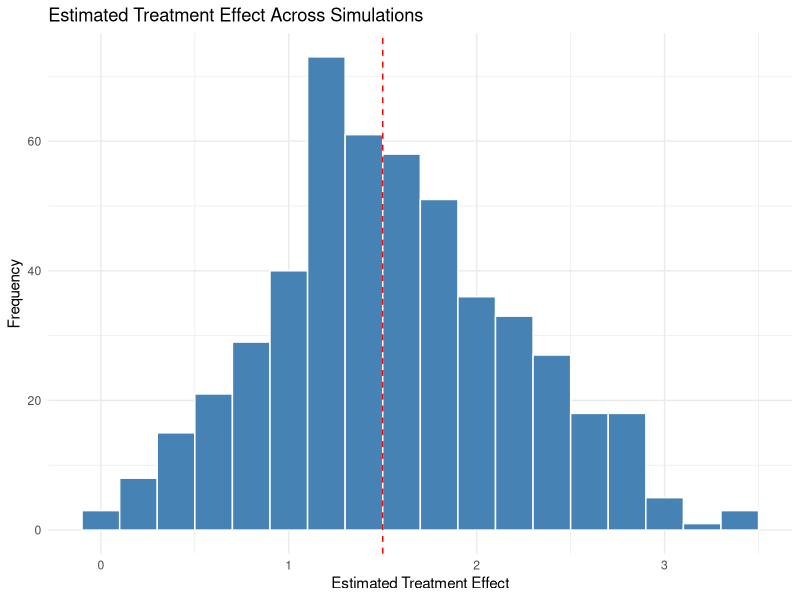
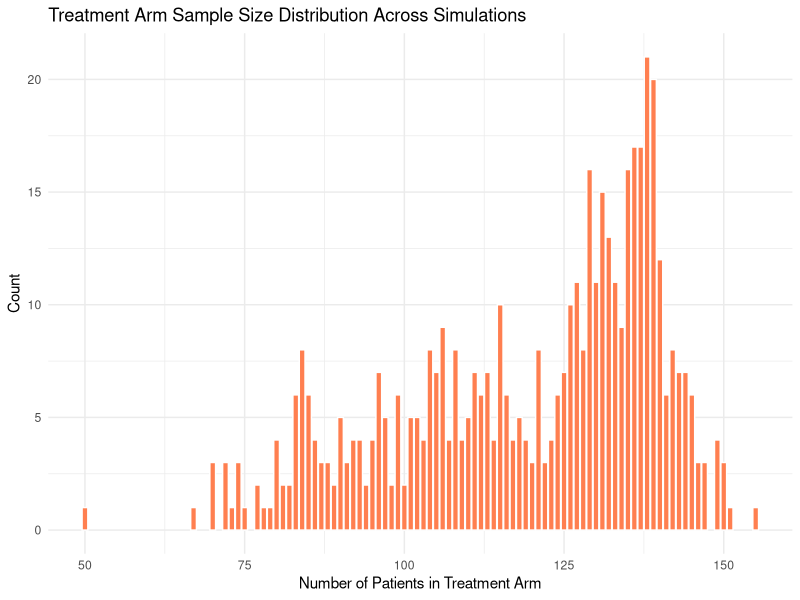
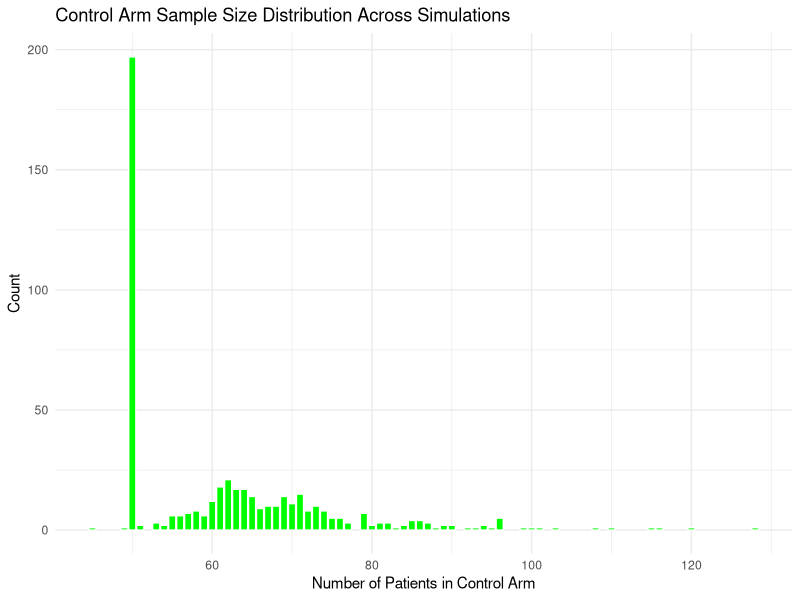

Here is the R script that generated these plots, in order:
## ---- chunk 1
#| label: learning-overview
learning_overview <- data.frame(
  section = "Biostatistics",
  category = "Interim Analysis & Stopping Rules",
  topic = "Adaptive randomization probabilities and Interim Analysis"
)
learning_overview
## ---- chunk 2
knitr::opts_chunk$set(echo = TRUE)
## ---- chunk 3
# ==========================================================
# FDA-style Adaptive Clinical Trial Simulation
# Adaptive Randomization + Sample Size Re-estimation
# ==========================================================

# Adaptive randomization slightly favors the arm showing better outcomes (here, treatment arm).

library(dplyr)
library(ggplot2)

set.seed(12345)

# --------------------------
# Step 1: Define trial parameters
# --------------------------
n_initial <- 50           # initial per arm
n_max <- 200              # max total sample size per arm
effect_true <- 1.5        # true treatment effect
sd <- 4.0                 # standard deviation
alpha <- 0.05             # significance level
interim_frac <- 0.5       # interim fraction
adapt_start <- 20         # start adaptive randomization after this many patients, allocation changes based on observed outcomes
n_sim <- 500              # number of simulations

# adapt_start = 20 specifies that adaptive randomization only begins after 20 patients in total have been enrolled (treatment + control).
# 
# Before 20 patients, randomization is fixed at 50% per arm (assign_prob = 0.5).
# 
# After 20 patients, the allocation probability can change based on observed outcomes:
#   
#   If treatment mean > control mean → probability of assigning new patients to treatment increases.
# 
# If treatment mean < control mean → probability of assigning new patients to treatment decreases.
# 
# Bounded between 0.3 and 0.7 to avoid extreme imbalance.

# --------------------------
# Step 2: Function to simulate one adaptive trial
# --------------------------
simulate_adaptive_trial <- function(n_initial, n_max, effect_true, sd, alpha, interim_frac, adapt_start) {
  
  control <- c()
  treatment <- c()
  
  # initial randomization probability
  assign_prob <- 0.5
  final_n_per_arm <- n_initial
  
  # simulate patient-by-patient
  for (i in 1:n_max) {
    # adaptive randomization
    arm <- sample(c("Treatment","Control"), 1, prob=c(assign_prob, 1-assign_prob))
    
    # generate outcome
    outcome <- if(arm=="Treatment") rnorm(1, mean=effect_true, sd=sd) else rnorm(1, mean=0, sd=sd)
    
    # store outcome
    if(arm=="Treatment") treatment <- c(treatment, outcome)
    if(arm=="Control") control <- c(control, outcome)
    
    # update randomization probability after adapt_start patients
    if(length(treatment)+length(control) >= adapt_start) {
      mean_treat <- mean(treatment)
      mean_ctrl <- mean(control)
      assign_prob <- 0.5 + 0.2 * sign(mean_treat - mean_ctrl)
      assign_prob <- min(max(assign_prob, 0.3), 0.7)
    }
    
    # interim analysis for sample size re-estimation
    total_n <- length(treatment) + length(control)
    if(total_n >= floor(n_max*interim_frac)) {
      t_test <- t.test(treatment, control)
      # if p-value > 0.1 and we can still increase sample size, double the final per-arm n
      if(t_test$p.value > 0.1 & final_n_per_arm < n_max) {
        final_n_per_arm <- min(n_max, final_n_per_arm*2)
      }
    }
#     p-value > 0.1 → stop for futility
# p-value ≤ 0.1 → continue trial / possibly increase sample size

    # stop if reached current adaptive max per-arm sample size
    if(length(treatment) >= final_n_per_arm & length(control) >= final_n_per_arm) break
  }
  
  # final t-test
  t_test <- t.test(treatment, control)
  
  return(c(
    n_treat = length(treatment),
    n_control = length(control),
    p_value = t_test$p.value,
    est_diff = mean(treatment) - mean(control),
    significant = as.numeric(t_test$p.value < alpha)
  ))
}

# --------------------------
# Step 3: Run multiple simulations
# --------------------------
results <- replicate(n_sim, simulate_adaptive_trial(n_initial, n_max, effect_true, sd, alpha, interim_frac, adapt_start))
results_df <- as.data.frame(t(results))
colnames(results_df) <- c("n_treat","n_control","p_value","est_diff","significant")
head(results_df,20)

# --------------------------
# Step 4: Summarize results
# --------------------------
summary_df <- results_df %>%
  summarise(
    mean_n_treat = mean(n_treat),
    mean_n_control = mean(n_control),
    power = mean(significant),
    mean_est_diff = mean(est_diff),
    sd_est_diff = sd(est_diff)
  )
print(summary_df)
# power
# Proportion of trials that were statistically significant (p < 0.05).

# mean_n_treat =
# Some trials triggered sample size re-estimation at interim (p-value > 0.1), which doubled the per-arm N.
# Some trials reached stopping criteria after treatment arm hit final_n_per_arm, leaving fewer patients in control.

# --------------------------
# Step 5: Visualizations
# --------------------------
# Estimated treatment effect distribution
ggplot(results_df, aes(x=est_diff)) +
  geom_histogram(binwidth=0.2, fill="steelblue", color="white") +
  geom_vline(xintercept=effect_true, color="red", linetype="dashed") +
  labs(title="Estimated Treatment Effect Across Simulations",
       x="Estimated Treatment Effect", y="Frequency") +
  theme_minimal()

# Treatment allocation distribution
ggplot(results_df, aes(x=n_treat)) +
  geom_bar(fill="coral", color="white") +
  labs(title="Treatment Arm Sample Size Distribution Across Simulations",
       x="Number of Patients in Treatment Arm", y="Count") +
  theme_minimal()

# Control allocation distribution
ggplot(results_df, aes(x=n_control)) +
  geom_bar(fill="green", color="white") +
  labs(title="Control Arm Sample Size Distribution Across Simulations",
       x="Number of Patients in Control Arm", y="Count") +
  theme_minimal()
